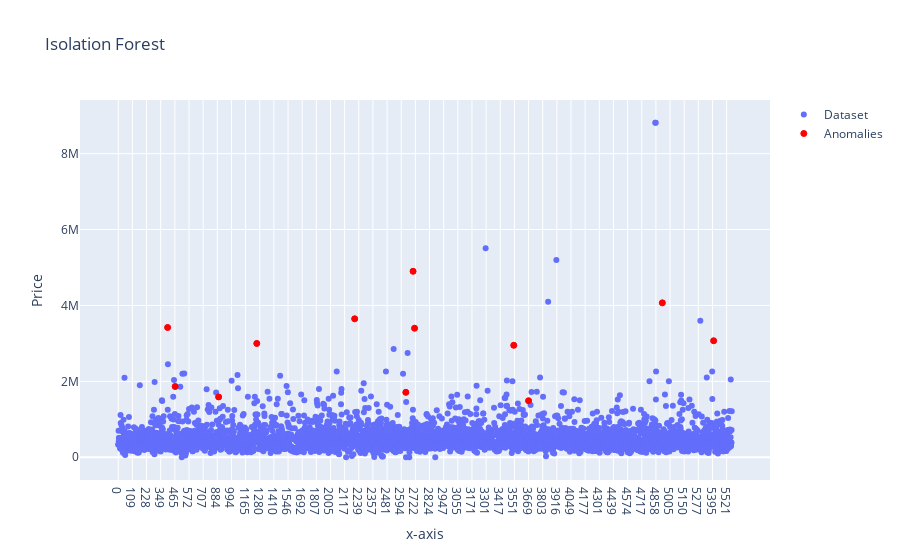

This figure's notebook cell:
### Code cell
# adding the anomalies to the dataset 
dataset['anomalies'] = IF_predictions
anomalies = dataset.query('anomalies == -1')
# importing the plot
import plotly.graph_objects as go
# plotting the graph for outliers
normal = go.Scatter(x=dataset.index.astype(str),y=dataset['price'],name="Dataset",mode='markers')
outlier = go.Scatter(x=anomalies.index.astype(str),y=anomalies['price'],name="Anomalies",mode='markers',
                marker=dict(color='red', size=6,
                            line=dict(color='red', width=1)))
# labeling the graph
layout = go.Layout(title="Isolation Forest",yaxis_title='Price',xaxis_title='x-axis',)
# plotting 
data = [normal, outlier]
fig = go.Figure(data=data, layout=layout)
fig.show()

### Figure 1 — Plotly figure (JSON) as saved in the notebook; plotly's stock layout.template omitted (floating-point values rounded to 4 significant figures; data arrays with more than 128 entries replaced by an {"elided": "..."} marker saying what was removed)
{"data": [{"mode": "markers", "name": "Dataset", "type": "scatter", "x": {"elided": "3730 str values"}, "y": {"elided": "3730 int values"}}, {"marker": {"color": "red", "line": {"color": "red", "width": 1}, "size": 6}, "mode": "markers", "name": "Anomalies", "type": "scatter", "x": ["401", "467", "898", "1249", "2206", "2635", "2707", "2717", "3545", "3669", "4935", "5404"], "y": [3420000, 1865000, 1590000, 3000000, 3648000, 1710000, 4900000, 3400000, 2950000, 1490000, 4068000, 3070000]}], "layout": {"title": {"text": "Isolation Forest"}, "xaxis": {"title": {"text": "x-axis"}}, "yaxis": {"title": {"text": "Price"}}}}
